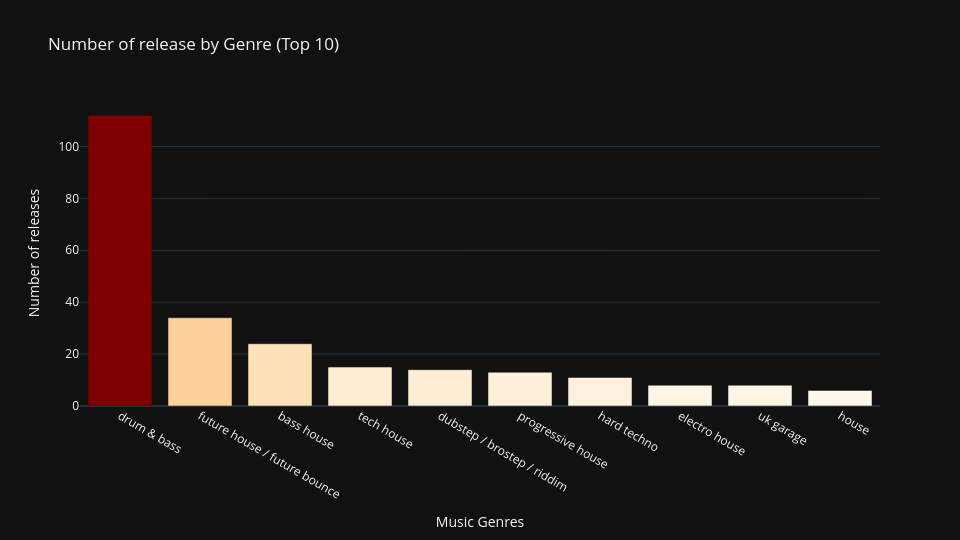

Notebook cell for this chart:
### Code cell
bar_genre_release = plot_bar(data_gen_count.head(10), 'genre', 'n_release', 'Number of release by Genre (Top 10)',
                             'Music Genres', 'Number of releases')
bar_genre_release.show()

### Figure 1 — Plotly figure (JSON) as saved in the notebook; plotly's stock layout.template omitted (floating-point values rounded to 4 significant figures)
{"data": [{"alignmentgroup": "True", "hovertemplate": "Music Genres=%{x}<br>Number of releases=%{marker.color}<extra></extra>", "legendgroup": "", "marker": {"color": [112, 34, 24, 15, 14, 13, 11, 8, 8, 6], "coloraxis": "coloraxis", "pattern": {"shape": ""}}, "name": "", "offsetgroup": "", "orientation": "v", "showlegend": false, "textposition": "auto", "x": ["drum & bass", "future house / future bounce", "bass house", "tech house", "dubstep / brostep / riddim", "progressive house", "hard techno", "electro house", "uk garage", "house"], "xaxis": "x", "y": [112, 34, 24, 15, 14, 13, 11, 8, 8, 6], "yaxis": "y", "type": "bar"}], "layout": {"xaxis": {"anchor": "y", "domain": [0.0, 1.0], "title": {"text": "Music Genres"}, "categoryorder": "total descending"}, "yaxis": {"anchor": "x", "domain": [0.0, 1.0], "title": {"text": "Number of releases"}}, "coloraxis": {"colorbar": {"title": {"text": "Number of releases"}}, "colorscale": [[0.0, "rgb(255,247,236)"], [0.125, "rgb(254,232,200)"], [0.25, "rgb(253,212,158)"], [0.375, "rgb(253,187,132)"], [0.5, "rgb(252,141,89)"], [0.625, "rgb(239,101,72)"], [0.75, "rgb(215,48,31)"], [0.875, "rgb(179,0,0)"], [1.0, "rgb(127,0,0)"]], "showscale": false}, "legend": {"tracegroupgap": 0}, "title": {"text": "Number of release by Genre (Top 10)"}, "barmode": "relative", "height": 540, "width": 960}}
